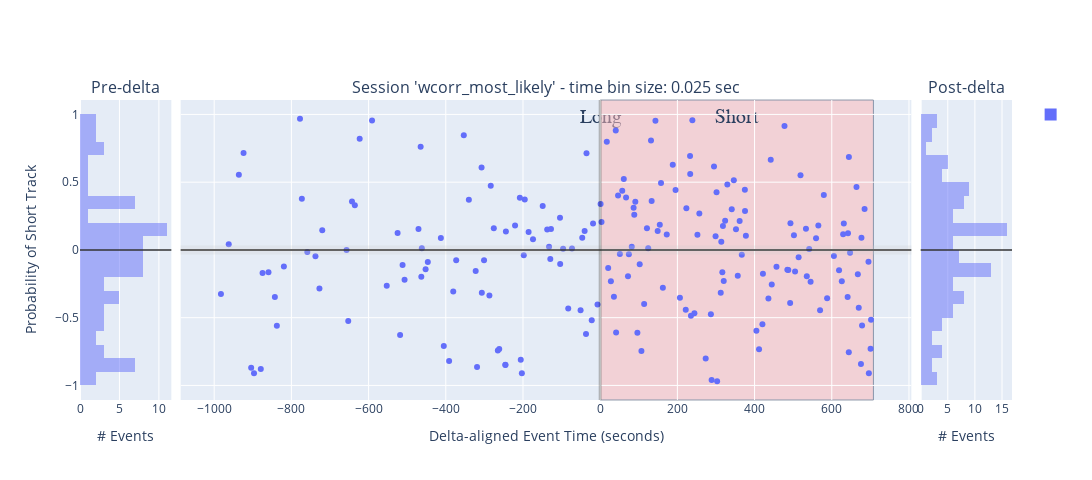

Notebook code cell kept with this figure:
### Code cell
## INPUTS: wcorr_ripple_shuffle_all_df, all_shuffles_only_best_decoder_wcorr_df, custom_suffix

histogram_bins = 25
num_sessions = 1
# plot_var_name: str = 'abs_best_wcorr'
# plot_var_name: str = 'wcorr_z_long'
plot_var_name: str = 'wcorr_most_likely'
# plot_var_name: str = 'wcorr_long_RL'

# plot_y_zero: float = 0.5
plot_y_zero: float = 0.0


t_start, t_delta, t_end = curr_active_pipeline.find_LongShortDelta_times()

concatenated_ripple_df = deepcopy(wcorr_ripple_shuffle_all_df)
desired_ripple_decoding_time_bin_size: float = wcorr_shuffle_results.wcorr_ripple_shuffle.all_templates_decode_kwargs['desired_ripple_decoding_time_bin_size']
print(f'{desired_ripple_decoding_time_bin_size = }')
concatenated_ripple_df['time_bin_size'] = desired_ripple_decoding_time_bin_size
display(concatenated_ripple_df)
if 'delta_aligned_start_t' not in concatenated_ripple_df.columns:
    concatenated_ripple_df['delta_aligned_start_t'] = concatenated_ripple_df['start'] - t_delta

# px_scatter_kwargs = {'x': 'delta_aligned_start_t', 'y': variable_name, 'color':"is_user_annotated_epoch", 'title': f"'{variable_name}'"} # , 'color': 'time_bin_size', 'range_y': [-1.0, 1.0], 'labels': {'session_name': 'Session', 'time_bin_size': 'tbin_size', 'is_user_annotated_epoch':'user_sel'}
px_scatter_kwargs = {'x': 'delta_aligned_start_t', 'y': plot_var_name, 'title': f"'{plot_var_name}'"} # , 'color': 'time_bin_size', 'range_y': [-1.0, 1.0], 'labels': {'session_name': 'Session', 'time_bin_size': 'tbin_size', 'is_user_annotated_epoch':'user_sel'}
#
# hist_kwargs = dict(color="time_bin_size")
hist_kwargs = dict(color="is_user_annotated_epoch") # , histnorm='probability density'
hist_kwargs.pop('color')

# px_scatter_kwargs['color'] = 'custom_replay_name'
# hist_kwargs['color'] = 'custom_replay_name'

new_fig_ripples, new_fig_ripples_context = plotly_pre_post_delta_scatter(data_results_df=concatenated_ripple_df, out_scatter_fig=None, histogram_bins=histogram_bins,
                        px_scatter_kwargs=px_scatter_kwargs, histogram_variable_name=plot_var_name, hist_kwargs=hist_kwargs, forced_range_y=None,
                        time_delta_tuple=(t_start, 0.0, (t_end-t_delta)), legend_title_text=None, is_dark_mode=is_dark_mode)

new_fig_ripples = new_fig_ripples.update_layout(fig_size_kwargs)
_extras_output_dict = {}
if is_dark_mode:
    _extras_output_dict["y_mid_line"] = new_fig_ripples.add_hline(y=plot_y_zero, line=dict(color="rgba(0.8,0.8,0.8,.75)", width=2), row='all', col='all')
else:
    _extras_output_dict["y_mid_line"] = new_fig_ripples.add_hline(y=plot_y_zero, line=dict(color="rgba(0.2,0.2,0.2,.75)", width=2), row='all', col='all')

new_fig_ripples_context = new_fig_ripples_context.adding_context_if_missing(num_sessions=num_sessions, plot_type='scatter+hist', comparison='pre-post-delta', variable_name=plot_var_name)
figure_out_paths = save_plotly(a_fig=new_fig_ripples, a_fig_context=new_fig_ripples_context)
new_fig_ripples

### Figure 1 — Plotly figure (JSON) as saved in the notebook; plotly's stock layout.template omitted (floating-point values rounded to 4 significant figures; data arrays with more than 128 entries replaced by an {"elided": "..."} marker saying what was removed)
{"data": [{"alignmentgroup": "True", "bingroup": "y", "hovertemplate": "count=%{x}<br>wcorr_most_likely=%{y}<extra></extra>", "legendgroup": "", "marker": {"color": "#636efa", "opacity": 0.5, "pattern": {"shape": ""}}, "name": "", "nbinsy": 25, "offsetgroup": "", "orientation": "h", "showlegend": true, "type": "histogram", "xaxis": "x", "y": [-0.3251, 0.0418, 0.5549, 0.7153, -0.8704, -0.911, -0.8784, -0.1701, -0.1642, -0.3483, -0.5591, -0.1227, 0.9681, 0.3785, -0.01488, -0.0472, -0.2853, 0.1457, -0.0003431, -0.5243, 0.3571, 0.3305, 0.8207, 0.9546, -0.2645, 0.1252, -0.627, -0.1112, -0.2203, 0.1536, 0.7607, -0.1988, 0.01192, -0.1435, -0.0889, 0.08862, -0.7098, -0.8204, -0.3063, -0.07596, 0.8458, 0.3702, -0.1554, -0.8636, 0.6075, -0.3162, -0.07634, -0.3357, 0.4745, 0.1607, -0.7431, -0.7303, -0.8472, -0.8495, 0.1356, 0.1796, 0.3849, -0.8101, -0.9097, -0.03937, 0.3719, 0.1332, 0.07928, 0.3236, 0.1503, 0.02428, -0.06652, 0.1553, 0.2367, -0.1037, 0.007922, -0.4315, 0.01125, -0.4455, 0.08908, 0.1404, -0.6199, 0.7136, -0.5181, 0.1945, -0.4029], "yaxis": "y"}, {"hovertemplate": "delta_aligned_start_t=%{x}<br>wcorr_most_likely=%{y}<extra></extra>", "legendgroup": "", "marker": {"color": "#636efa", "symbol": "circle"}, "mode": "markers", "name": "", "orientation": "v", "showlegend": false, "type": "scatter", "x": {"elided": "196 float values"}, "xaxis": "x2", "y": {"elided": "196 float values"}, "yaxis": "y2"}, {"alignmentgroup": "True", "bingroup": "y", "hovertemplate": "count=%{x}<br>wcorr_most_likely=%{y}<extra></extra>", "legendgroup": "", "marker": {"color": "#636efa", "opacity": 0.5, "pattern": {"shape": ""}}, "name": "", "nbinsy": 25, "offsetgroup": "", "orientation": "h", "showlegend": false, "type": "histogram", "xaxis": "x3", "y": [0.3385, 0.2056, 0.7989, -0.1333, -0.2315, -0.3447, 0.882, -0.6085, 0.4019, -0.02942, 0.4368, 0.5234, 0.3876, -0.194, -0.03137, 0.02266, 0.3119, 0.2597, 0.3553, -0.6113, -0.106, -0.7455, -0.3998, 0.1592, 0.01187, 0.8083, 0.3615, 0.9534, 0.1392, 0.185, 0.4942, -0.2799, 0.114, 0.6278, 0.4429, -0.3521, -0.4422, 0.3082, 0.6925, 0.5611, -0.4864, 0.9579, -0.4679, 0.1128, 0.2693, -0.8012, -0.4744, -0.96, 0.6156, 0.1011, 0.4254, -0.9691, -0.3161, 0.06067, -0.1656, 0.1757, -0.2288, 0.2157, 0.4822, 0.3009, 0.5145, 0.1529, -0.1914, 0.2132, -0.03621, 0.4442, 0.2876, 0.104, -0.5959, -0.7332, -0.5477, -0.1757, -0.3583, 0.6653, -0.2557, -0.1237, 0.9138, -0.1465, -0.148, -0.3913, 0.1972, 0.1075, -0.1596, -0.05325, 0.5514, 0.1568, -0.1942, 0.006456, -0.2356, 0.08569, 0.1807, -0.4457, 0.4047, -0.3563, -0.04441, -0.1491, -0.2308, 0.1153, 0.1947, -0.3481, 0.1225, -0.7546, 0.6862, -0.02099, 0.4642, -0.1789, -0.4267, -0.8421, 0.08927, -0.5569, 0.3025, -0.08759, -0.9098, -0.7301, -0.5152], "yaxis": "y3"}], "layout": {"annotations": [{"font": {"size": 16}, "showarrow": false, "text": "Pre-delta", "x": 0.049, "xanchor": "center", "xref": "paper", "y": 1, "yanchor": "bottom", "yref": "paper"}, {"font": {"size": 16}, "showarrow": false, "text": "Session 'wcorr_most_likely' - time bin size: 0.025 sec", "x": 0.5, "xanchor": "center", "xref": "paper", "y": 1, "yanchor": "bottom", "yref": "paper"}, {"font": {"size": 16}, "showarrow": false, "text": "Post-delta", "x": 0.951, "xanchor": "center", "xref": "paper", "y": 1, "yanchor": "bottom", "yref": "paper"}], "barmode": "overlay", "height": 480, "shapes": [{"line": {"color": "rgba(0.8,0.8,0.8,.25)", "width": 9}, "type": "line", "x0": 0, "x1": 1, "xref": "x2 domain", "y0": 0, "y1": 0, "yref": "y2"}, {"line": {"color": "rgba(1,1,1,.25)", "width": 3}, "type": "line", "x0": 0, "x1": 0, "xref": "x2", "y0": 0, "y1": 1, "yref": "y2 domain"}, {"fillcolor": "#c2b8ff", "label": {"font": {"family": "Times New Roman", "size": 20}, "text": "Long", "textposition": "top center"}, "layer": "below", "line": {"width": 1}, "opacity": 0.5, "type": "rect", "x0": 0, "x1": 0, "xref": "x2", "y0": 0, "y1": 1, "yref": "y2 domain"}, {"fillcolor": "#ffb8b8", "label": {"font": {"family": "Times New Roman", "size": 20}, "text": "Short", "textposition": "top center"}, "layer": "below", "line": {"width": 1}, "opacity": 0.5, "type": "rect", "x0": 0, "x1": 707.9, "xref": "x2", "y0": 0, "y1": 1, "yref": "y2 domain"}, {"line": {"color": "rgba(0.2,0.2,0.2,.75)", "width": 2}, "type": "line", "x0": 0, "x1": 1, "xref": "x domain", "y0": 0, "y1": 0, "yref": "y"}, {"line": {"color": "rgba(0.2,0.2,0.2,.75)", "width": 2}, "type": "line", "x0": 0, "x1": 1, "xref": "x2 domain", "y0": 0, "y1": 0, "yref": "y2"}, {"line": {"color": "rgba(0.2,0.2,0.2,.75)", "width": 2}, "type": "line", "x0": 0, "x1": 1, "xref": "x3 domain", "y0": 0, "y1": 0, "yref": "y3"}], "width": 1920, "xaxis": {"anchor": "y", "domain": [0, 0.098], "title": {"text": "# Events"}}, "xaxis2": {"anchor": "y2", "domain": [0.108, 0.892], "title": {"text": "Delta-aligned Event Time (seconds)"}}, "xaxis3": {"anchor": "y3", "domain": [0.902, 1], "title": {"text": "# Events"}}, "yaxis": {"anchor": "x", "domain": [0, 1], "title": {"text": "Probability of Short Track"}}, "yaxis2": {"anchor": "x2", "domain": [0, 1], "matches": "y", "showticklabels": false}, "yaxis3": {"anchor": "x3", "domain": [0, 1], "matches": "y", "showticklabels": false}}}
